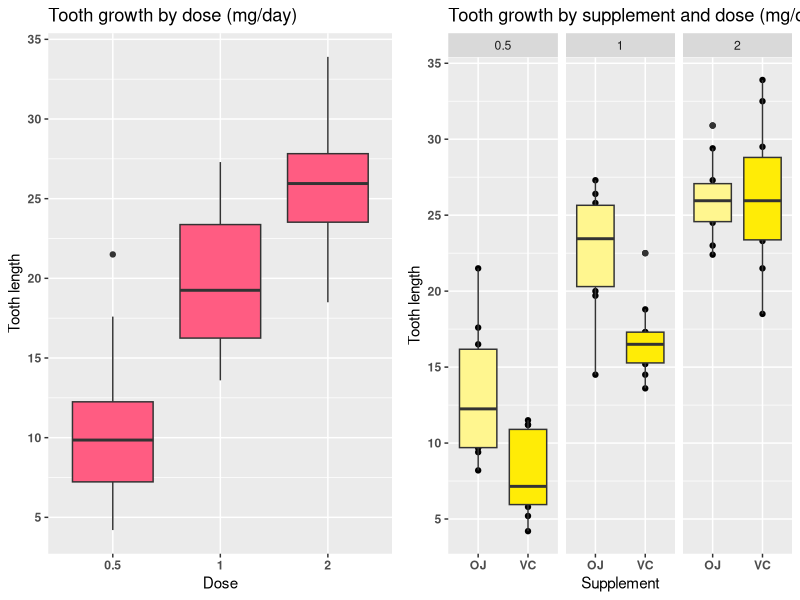

R code for this plot:
## ---- chunk 1
knitr::opts_chunk$set(echo = TRUE)
## ---- chunk 2
# Loading the data
data(ToothGrowth)

# Convert the variable dose from a numeric to a factor variable
ToothGrowth$dose <- as.factor(ToothGrowth$dose)

# Display the data
str(ToothGrowth)
## ---- chunk 3
library(ggplot2)
require(gridExtra)
## ---- chunk 4

# Box Plotx
plot1 <- ggplot(ToothGrowth, aes(x=dose, y=len)) + 
      geom_boxplot(fill = "#ff5c82") + 
     ggtitle("Tooth growth by dose (mg/day)") +
     theme(axis.text = element_text(face="bold")) +
     scale_x_discrete(name = "Dose") +
     scale_y_continuous(name = "Tooth length",
                              breaks = seq(0, 35, 5))

plot2 <- qplot(supp, len, data = ToothGrowth, 
      facets = ~dose, 
      main = "Tooth growth by supplement and dose (mg/day)", 
      xlab = "Supplement", 
      ylab = "Tooth length") + 
        geom_boxplot(aes(fill = supp)) +
    theme(legend.position = "none") +
    theme(axis.text = element_text(face="bold")) +
    scale_y_continuous(breaks = seq(0,35,5)) +
    scale_fill_manual(values= c("#fff68f", "#ffec06"))

grid.arrange(plot1, plot2, ncol=2)
## ---- chunk 5
summary(ToothGrowth)
## ---- chunk 6
VC.length <- ToothGrowth$len[which(ToothGrowth$supp == "VC" & ToothGrowth$dose == 0.5)]
OJ.length <- ToothGrowth$len[which(ToothGrowth$supp == "OJ" & ToothGrowth$dose == 0.5)]
## ---- chunk 7
t.test(OJ.length, VC.length, alternative = "greater", paired = FALSE, var.equal = FALSE, conf.level = 0.95)
## ---- chunk 8
VC.length <- ToothGrowth$len[which(ToothGrowth$supp == "VC" & ToothGrowth$dose == 1.0)]
OJ.length <- ToothGrowth$len[which(ToothGrowth$supp == "OJ" & ToothGrowth$dose == 1.0)]
## ---- chunk 9
t.test(OJ.length, VC.length, alternative = "greater", paired = FALSE, var.equal = FALSE, conf.level = 0.95)
## ---- chunk 10
VC.length <- ToothGrowth$len[which(ToothGrowth$supp == "VC" & ToothGrowth$dose == 2.0)]
OJ.length <- ToothGrowth$len[which(ToothGrowth$supp == "OJ" & ToothGrowth$dose == 2.0)]
## ---- chunk 11
t.test(OJ.length, VC.length, alternative = "greater", paired = FALSE, var.equal = FALSE, conf.level = 0.95)
## ---- chunk 12
dose_0.5 <- ToothGrowth$len[ToothGrowth$dose == "0.5"]
dose_1   <- ToothGrowth$len[ToothGrowth$dose == "1"]
## ---- chunk 13
t.test(dose_0.5, dose_1, 
       alternative = "less", # is the alterntavie that dose_0.5 has a smaller mean than dose_1 (which should be true, looking at the graphics before)
       paired = FALSE, # the data point are not paired with each other
       var.equal = FALSE, # the variances are not equal
       conf.level = 0.95)
## ---- chunk 14
dose_1   <- ToothGrowth$len[ToothGrowth$dose == "1"]
dose_2   <- ToothGrowth$len[ToothGrowth$dose == "2"]
## ---- chunk 15
t.test(dose_1, dose_2, 
       alternative = "less", # is the alterntavie that dose_1 has a smaller mean than dose_2 (here as well: which should be true, looking at the graphics before)
       paired = FALSE, # the data point are not paired with each other
       var.equal = FALSE, # the variances are not equal
       conf.level = 0.95)
